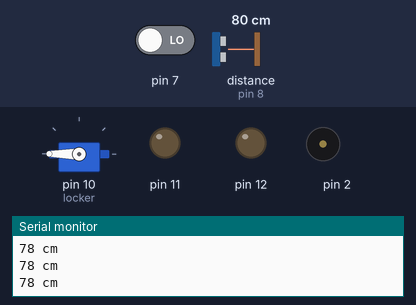
Recording of a sketch running on a simulated Arduino Uno, built with avr-gcc and run on an emulated ATmega328P. Shown: servo, output pins drawn as LEDs (lit = HIGH), buzzer (waves = sounding), the last lines printed to the serial monitor. Wiring (inferred from the names in the program): ultrasonic range finder: trigger pin 9; echo pin 8. The inputs (shaded band) are chosen by the test bench; at power-on: distance to the obstacle (sensor on pin 8) 80 cm, pin 7 LOW. The echo pulse lasts 58.3 µs per cm; pins used as bus, display or sensor lines are not drawn.

Above: at 1.2 s.
1.3 s: distance to the obstacle (sensor on pin 8) set to 12 cm
2.8 s: distance to the obstacle (sensor on pin 8) set to 9 cm
At 2.95 s:
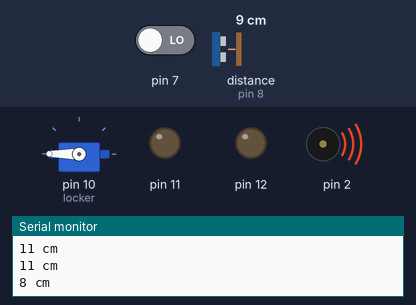
5.8 s: distance to the obstacle (sensor on pin 8) set to 18 cm
7.3 s: distance to the obstacle (sensor on pin 8) set to 2 cm
At 7.45 s:
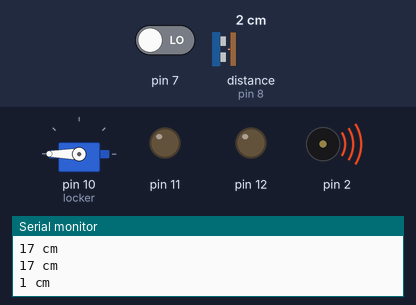
Timing chart, 0 to 11.3 s (numbered marks = the images above; inputs shaded):
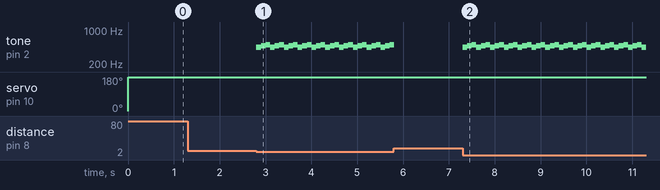

Measured:
- the behaviour switches between 11 and 10 cm on distance to the obstacle (sensor on pin 8) (found by bisection; images 0 and 1)
- after the input at 2.8 s, tone on pin 2: silent → 440 Hz at once, then repeats every 0.30 s: 470 Hz 0.10 s, 500 Hz 0.10 s, 440 Hz 0.10 s
- after the input at 7.3 s, tone on pin 2: silent → 440 Hz at once, then repeats every 0.30 s: 470 Hz 0.10 s, 500 Hz 0.10 s, 440 Hz 0.10 s

The sketch:

202324T2_R301_L9_Final_Project_-_Safe_Box_Tung.ino
```cpp
#include <Servo.h>

Servo locker;
int trig = 9;
int echo = 8;
double velocity = 0.034;
int distance;
long duration;

void setup() {
	Serial.begin(115200);
	pinMode(trig,OUTPUT);
	pinMode(echo,INPUT);
	pinMode(11, OUTPUT);
	pinMode(12, OUTPUT);
	pinMode(10, OUTPUT);
	pinMode(7, INPUT);
	pinMode(6, INPUT);
	pinMode(5, INPUT);
	pinMode(4, INPUT);
	pinMode(3, INPUT);
	locker.attach(10);
	locker.write(0);
}

void loop() {
	digitalWrite(trig,LOW);
	delayMicroseconds(2);

	digitalWrite(trig,HIGH);
	delayMicroseconds(10);

	digitalWrite(trig,LOW);

	duration = pulseIn(echo,HIGH);
	distance = (velocity * duration)/2;

	Serial.print(distance);
	Serial.println(" cm");

	if (digitalRead(7) && digitalRead(6) && digitalRead(5) && digitalRead(4) && digitalRead(3)){
		digitalWrite(13, HIGH);
		digitalWrite(11, HIGH);
		digitalWrite(12, HIGH);
		locker.write(0);
		delay(10000);
	} else {
		digitalWrite(11, LOW);
		digitalWrite(12, LOW);
		digitalWrite(13, LOW);
		locker.write(180);
	}


	if (distance<10){
		tone(2, 440, 100);
		delay(100);
		tone(2, 470, 100);
		delay(100);
		tone(2, 500, 100);
		delay(100);

	}
}
```
